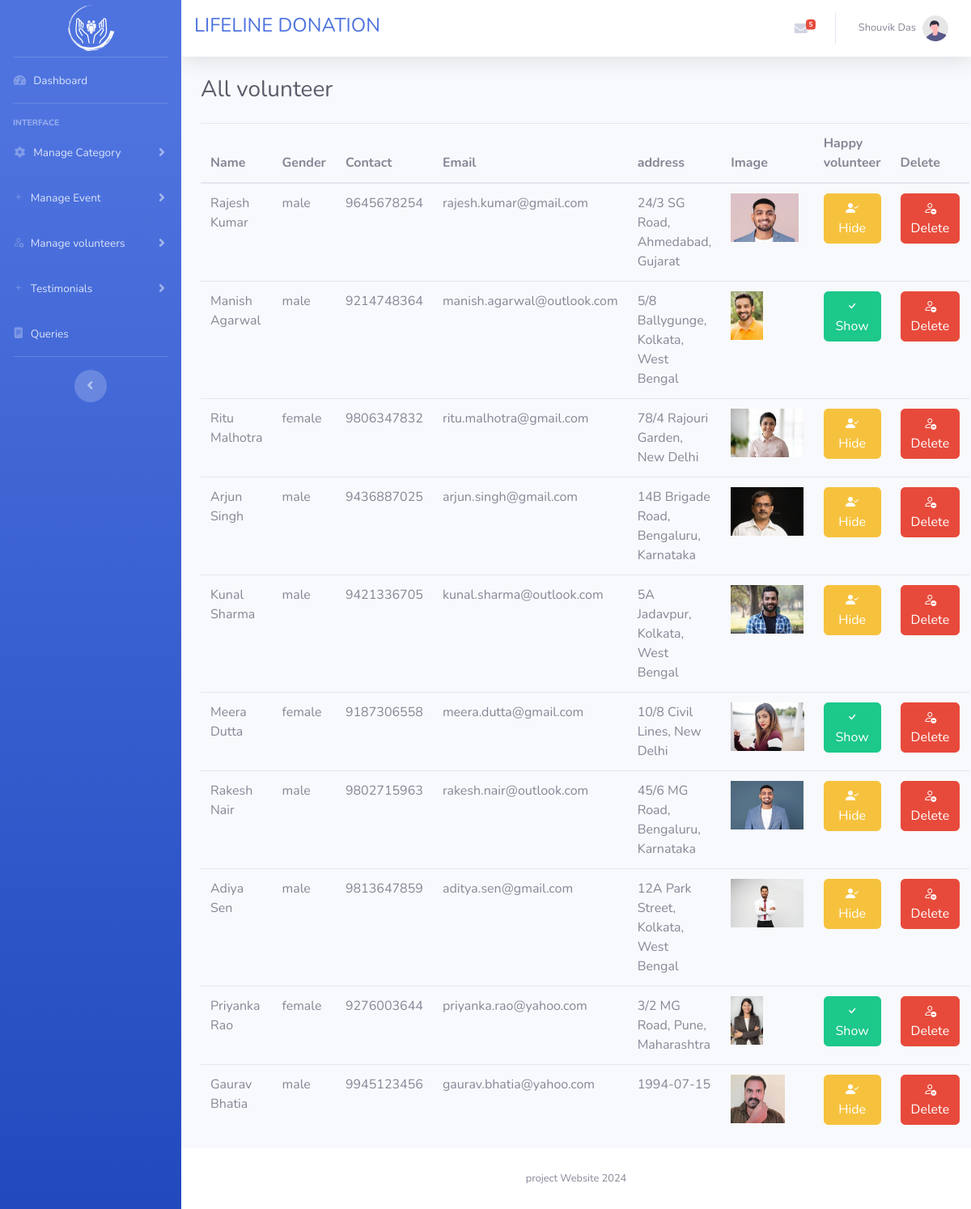
/ADMIN/list_volunteer.php (signed in), run on the app's committed database.
### tables this page shows
CREATE TABLE `all_volunteers` (
  `v_no` int(11) NOT NULL,
  `sl_no` int(11) NOT NULL,
  `timestamp` varchar(100) NOT NULL DEFAULT current_timestamp(),
  `vname` varchar(500) NOT NULL,
  `vgender` varchar(200) NOT NULL,
  `vphone_no` varchar(200) NOT NULL,
  `vDOB` varchar(100) NOT NULL,
  `vaddress` varchar(500) NOT NULL,
  `vemail` varchar(500) NOT NULL,
  `vimage` varchar(500) NOT NULL,
  `hstatus` int(11) NOT NULL DEFAULT 0
);

### ADMIN/list_volunteer.php (the view, shortened to what this page needs)
<?php session_start();
include("inc/db.php");
?>
<!DOCTYPE html>
<html lang="en">
<head>
    <link href="vendor/fontawesome-free/css/all.min.css" rel="stylesheet" type="text/css">
    <link href="css/sb-admin-2.min.css" rel="stylesheet">
    <link rel="stylesheet" href="https://cdn.jsdelivr.net/npm/bootstrap-icons@1.11.3/font/bootstrap-icons.min.css">
</head>
<body id="page-top">
    <div id="wrapper">
        <?php include ("inc/sidebar.php"); ?>
        <div id="content-wrapper" class="d-flex flex-column">
            <div id="content">
                <?php include ("inc/top.php"); ?>
                <div class="container-fluid">
                    <h1 class="h3 mb-4 text-gray-800">All volunteer</h1>
                    <table class="table">
                    <thead>
                        <tr>
                            <th>Name</th>
                            <th>Gender</th>
                            <th>Contact</th>
                            <th>Email</th>
                            <th>address</th>
                            <th>Image</th>
                            <th>Happy volunteer</th>
                            <th>Delete</th>
                        </tr>
                    </thead>
                    <tbody>
                                <?php
                                $sql = "SELECT * FROM all_volunteers";
                                $rs= $con->query($sql);
                                while($row = $rs->fetch_assoc()){
                                ?>
                        <tr>
                             <td><?php echo $row['vname']; ?></td>
                             <td><?php echo $row['vgender']; ?></td>
                             <td><?php echo $row['vphone_no']; ?></td>
                             <td><?php echo $row['vemail']; ?></td>
                             <td><?php echo $row['vaddress']; ?></td>
                             <td><img src="images/volunteer_img/<?php echo $row['vimage']; ?>" width=auto height="60px"></td>
                             <td>
                                <?php if($row['hstatus']==0){ ?>
                                <a class ="btn btn-success" href="./backend/approve_happy_vol.php?vno=<?php echo $row['v_no']; ?>"><i class="bi bi-check"></i> Show</a>
                            <?php } else { ?>
                                <a class ="btn btn-warning" href="./backend/del_happy_vol.php?vno=<?php echo $row['v_no']; ?>"><i class="bi bi-person-check-fill"></i></i> Hide</a>
                                <?php } ?>
                            </td>
                             <td><a onclick="return confirm('Are you sure?')" class ="btn btn-danger" href="./backend/del_volunteer.php?vol_id=<?php echo $row['sl_no']; ?>"><i class="bi bi-person-dash"></i>  Delete</a></td>
                        </tr>
                                                           <?php } ?>
                    </tbody>
                </table>
                </div>
            </div>
            <?php include ("inc/footer.php"); ?>
        </div>
    </div>
</body>
</html>

### ADMIN/inc/sidebar.php (shortened to what this page needs)
<ul class="navbar-nav bg-gradient-primary sidebar sidebar-dark accordion" id="accordionSidebar">
    <a class="sidebar-brand d-flex align-items-center justify-content-center" href="dashboard.php">
        <div class="sidebar-brand-text mx-3"><img _ngcontent-kvl-c217="" src=".\images\LOGO\white.png" class="img-fluid" style="max-width: 25rem;"></div>
    </a>
    <hr class="sidebar-divider my-0">
    <li class="nav-item">
        <a class="nav-link" href="dashboard.php">
            <i class="fas fa-fw fa-tachometer-alt"></i>
            <span>Dashboard</span></a>
    </li>
    <hr class="sidebar-divider">
    <div class="sidebar-heading">
        Interface
    </div>
    <li class="nav-item">
        <a class="nav-link collapsed" href="#" data-toggle="collapse" data-target="#collapseTwo"
            aria-expanded="true" aria-controls="collapseTwo">
            <i class="fas fa-fw fa-cog"></i>
            <span>Manage Category</span>
        </a>
    </li>
    <li class="nav-item">
        <a class="nav-link collapsed" href="#" data-toggle="collapse" data-target="#ev"
            aria-expanded="true" aria-controls="ev">
            <i class="bi bi-plus"></i>
            <span>Manage Event</span>
        </a>
    </li>
    <li class="nav-item">
        <a class="nav-link collapsed" href="#" data-toggle="collapse" data-target="#vol"
            aria-expanded="true" aria-controls="collapseTwo">
            <i class="bi bi-person-gear"></i>
            <span>Manage volunteers</span>
        </a>
    </li>
    <li class="nav-item">
        <a class="nav-link collapsed" href="#" data-toggle="collapse" data-target="#tm"
            aria-expanded="true" aria-controls="tm">
            <i class="bi bi-plus"></i>
            <span>Testimonials</span>
        </a>
    </li>
    <li class="nav-item">
        <a class="nav-link" href="queries.php">
            <i class="bi bi-file-text-fill"></i>
            <span>Queries</span></a>
    </li>
    <hr class="sidebar-divider d-none d-md-block">
    <div class="text-center d-none d-md-inline">
        <button class="rounded-circle border-0" id="sidebarToggle"></button>
    </div>
</ul>

### ADMIN/inc/top.php (shortened to what this page needs)
<nav class="navbar navbar-expand navbar-light bg-white topbar mb-4 static-top shadow">
                    <h4 class="text-primary">LIFELINE DONATION</h4>
                    <ul class="navbar-nav ml-auto">
                        <li class="nav-item dropdown no-arrow mx-1">
                            <a class="nav-link dropdown-toggle" href="#" id="messagesDropdown" role="button"
                                data-toggle="dropdown" aria-haspopup="true" aria-expanded="false">
                                <i class="fas fa-envelope fa-fw"></i>
                                 <?php
                                 $sql = "SELECT * FROM messages";
                                 $rs= $con->query($sql);
                                 $cnt = $rs->num_rows;
                                 ?>
                                 <?php  if($cnt>0){?>
                                <span class="badge badge-danger badge-counter"> <?php echo $cnt; ?> </span>
                                <?php }?>
                            </a>
                        </li>
                        <li class="nav-item dropdown no-arrow">
                            <a class="nav-link dropdown-toggle" href="#" id="userDropdown" role="button"
                                data-toggle="dropdown" aria-haspopup="true" aria-expanded="false">
                                <span class="mr-2 d-none d-lg-inline text-gray-600 small">
                                    <?php echo $_SESSION['admin_name']; ?>
                                </span>
                                <img class="img-profile rounded-circle"
                                    src="img/undraw_profile.svg">
                            </a>
                        </li>
                    </ul>
                </nav>

### ADMIN/inc/footer.php (shortened to what this page needs)
<footer class="sticky-footer bg-white">
                <div class="container my-auto">
                    <div class="copyright text-center my-auto">
                        <span> project Website 2024</span>
                    </div>
                </div>
            </footer>

### data on the page
all_volunteers: vname "Rajesh Kumar", vgender "male", vphone_no "9645678254", vemail "rajesh.kumar@gmail.com", vaddress "24/3 SG Road, Ahmedabad, Gujarat", vimage (picture)
all_volunteers: vname "Manish Agarwal", vgender "male", vphone_no "9214748364", vemail "manish.agarwal@outlook.com", vaddress "5/8 Ballygunge, Kolkata, West Bengal", vimage (picture)
all_volunteers: vname "Ritu Malhotra", vgender "female", vphone_no "9806347832", vemail "ritu.malhotra@gmail.com", vaddress "78/4 Rajouri Garden, New Delhi", vimage (picture)
all_volunteers: vname "Arjun Singh", vgender "male", vphone_no "9436887025", vemail "arjun.singh@gmail.com", vaddress "14B Brigade Road, Bengaluru, Karnataka", vimage (picture)
all_volunteers: vname "Kunal Sharma", vgender "male", vphone_no "9421336705", vemail "kunal.sharma@outlook.com", vaddress "5A Jadavpur, Kolkata, West Bengal", vimage (picture)
all_volunteers: vname "Meera Dutta", vgender "female", vphone_no "9187306558", vemail "meera.dutta@gmail.com", vaddress "10/8 Civil Lines, New Delhi", vimage (picture)
all_volunteers: vname "Rakesh Nair", vgender "male", vphone_no "9802715963", vemail "rakesh.nair@outlook.com", vaddress "45/6 MG Road, Bengaluru, Karnataka", vimage (picture)
all_volunteers: vname "Adiya Sen", vgender "male", vphone_no "9813647859", vemail "aditya.sen@gmail.com", vaddress "12A Park Street, Kolkata, West Bengal", vimage (picture)
all_volunteers: vname "Priyanka Rao", vgender "female", vphone_no "9276003644", vemail "priyanka.rao@yahoo.com", vaddress "3/2 MG Road, Pune, Maharashtra", vimage (picture)
all_volunteers: vname "Gaurav Bhatia", vgender "male", vphone_no "9945123456", vemail "gaurav.bhatia@yahoo.com", vaddress "1994-07-15", vimage (picture)

### other printed values
$cnt "5"
$_SESSION['admin_name'] "Shouvik Das"
